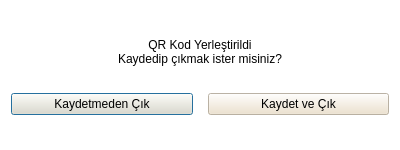
<?xml version="1.0" encoding="UTF-8"?>
<ui version="4.0">
 <class>Dialog</class>
 <widget class="QDialog" name="Dialog">
  <property name="geometry">
   <rect>
    <x>0</x>
    <y>0</y>
    <width>400</width>
    <height>150</height>
   </rect>
  </property>
  <property name="windowTitle">
   <string>Dialog</string>
  </property>
  <property name="styleSheet">
   <string notr="true">#Dialog{
	
	background-color: rgb(255, 255, 255);
	font: 14pt &quot;Rockwell&quot;;
}

QLabel{
font: 8pt &quot;Rockwell&quot;;
}

QPushButton{
font: 9pt &quot;Rockwell&quot;;
background-color: rgba(238, 224, 201,0.8);
}</string>
  </property>
  <layout class="QVBoxLayout" name="verticalLayout">
   <property name="spacing">
    <number>0</number>
   </property>
   <property name="bottomMargin">
    <number>25</number>
   </property>
   <item>
    <widget class="QLabel" name="label">
     <property name="text">
      <string>QR Kod Yerleştirildi
Kaydedip çıkmak ister misiniz?</string>
     </property>
     <property name="alignment">
      <set>Qt::AlignCenter</set>
     </property>
    </widget>
   </item>
   <item>
    <layout class="QHBoxLayout" name="horizontalLayout">
     <property name="spacing">
      <number>15</number>
     </property>
     <property name="bottomMargin">
      <number>10</number>
     </property>
     <item>
      <widget class="QPushButton" name="cancelBtn">
       <property name="text">
        <string>Kaydetmeden Çık</string>
       </property>
      </widget>
     </item>
     <item>
      <widget class="QPushButton" name="okeyBtn">
       <property name="text">
        <string>Kaydet ve Çık</string>
       </property>
      </widget>
     </item>
    </layout>
   </item>
  </layout>
 </widget>
 <resources/>
 <connections/>
</ui>
